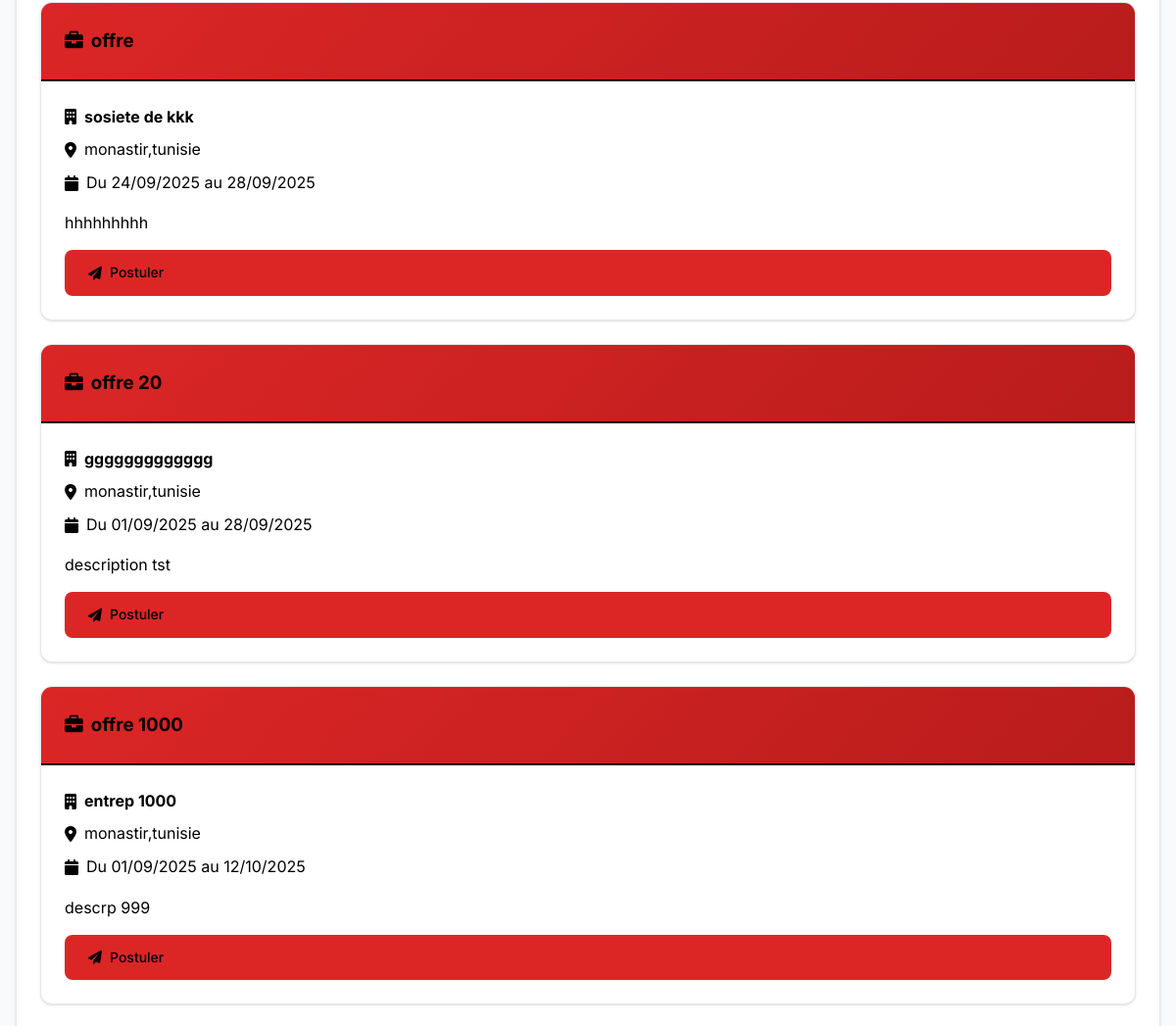
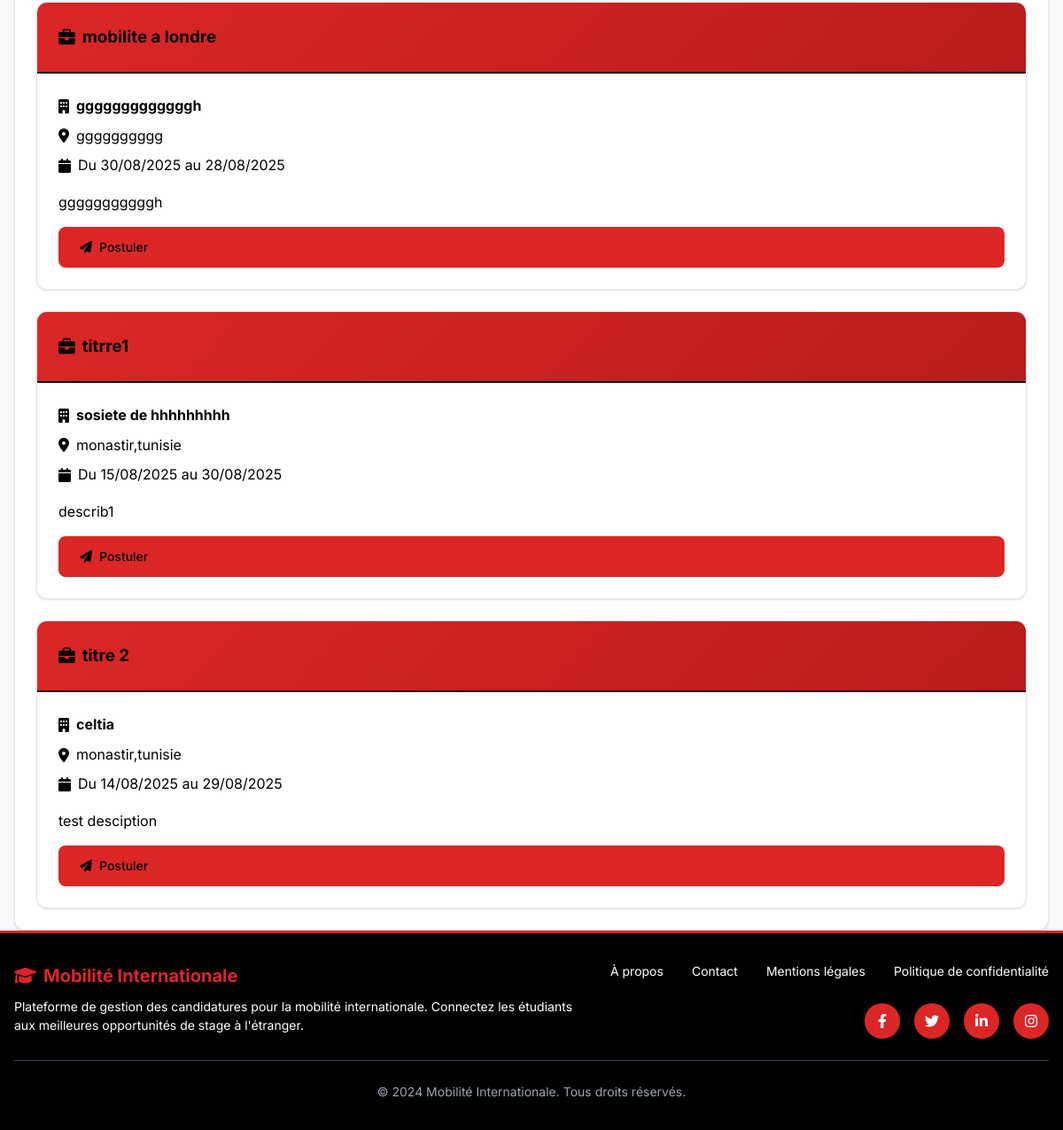
Page /profile/ (signed in, lower part) on the earlier database version (2 pictures, top to bottom).
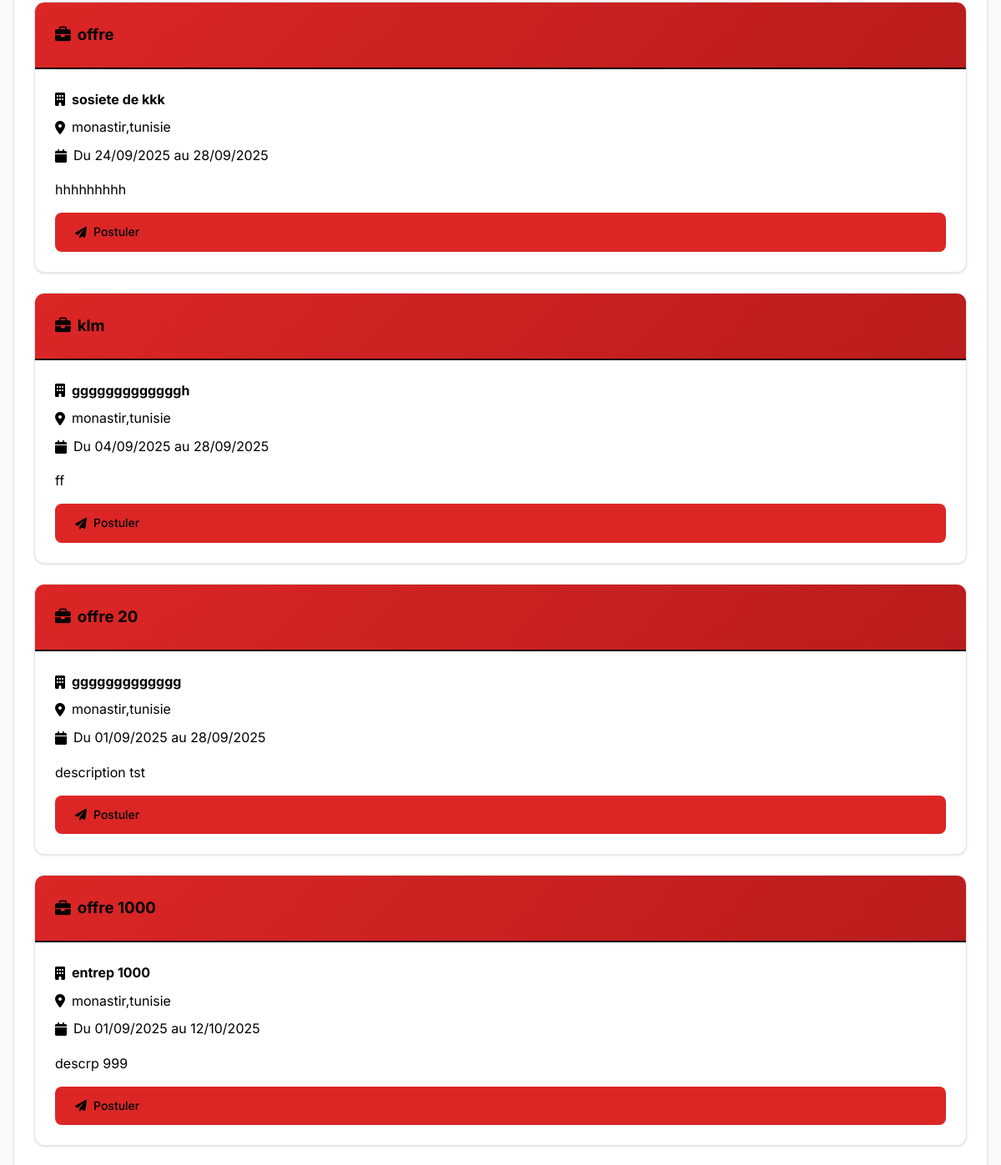
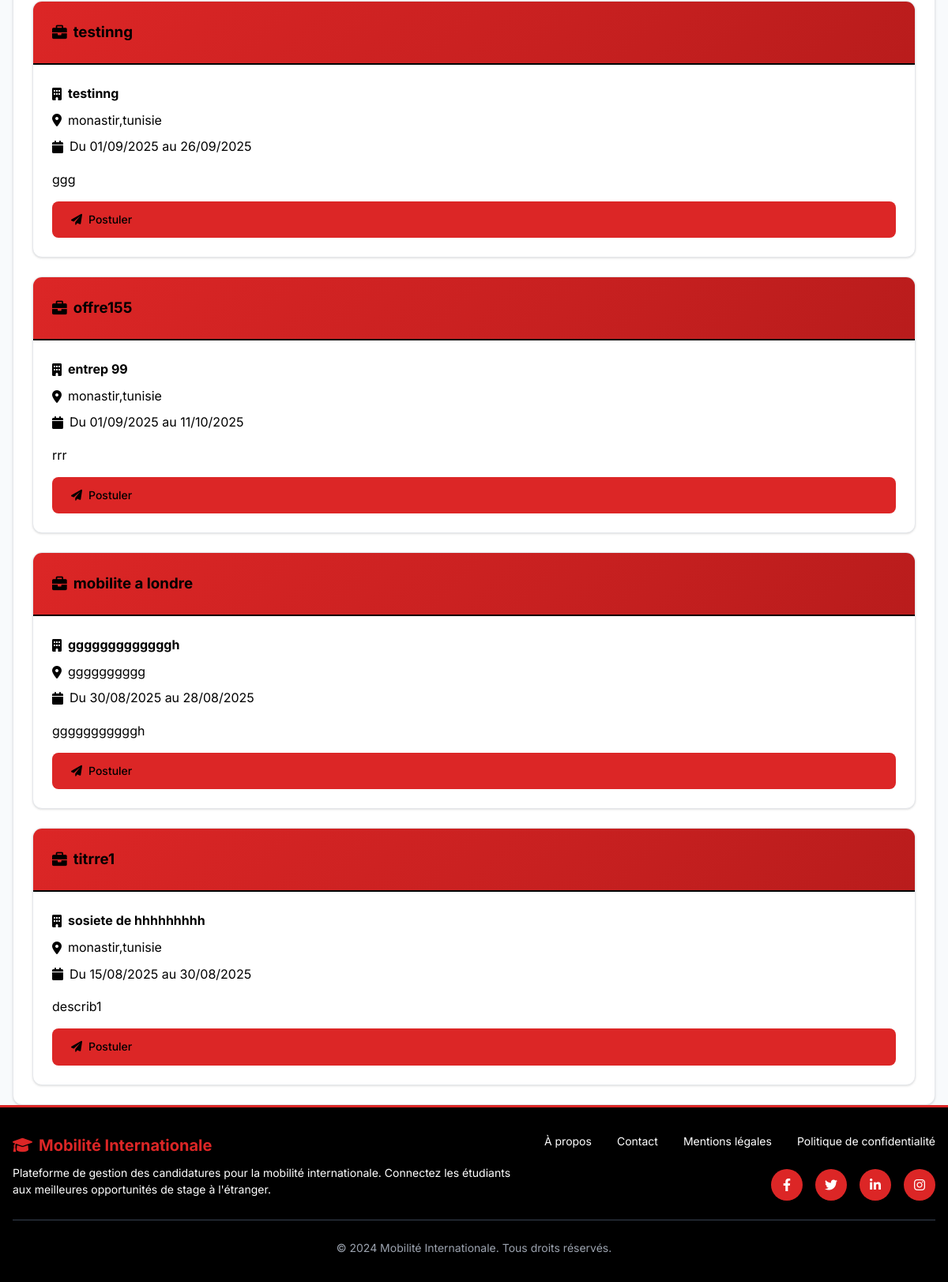
Same page on the later database version (2 pictures, top to bottom).
### condidatures/models.py (models this page shows, shortened)
class OffreStage(models.Model):
    titre = models.CharField(max_length=200)
    description = models.TextField()
    entreprise = models.CharField(max_length=150)
    localisation = models.CharField(max_length=150)
    date_debut = models.DateField()
    date_fin = models.DateField()
    date_publication = models.DateTimeField(auto_now_add=True)

### condidatures/views.py (the view)
# urls.py: path('profile/', views.profile_details, name='profile_details'),
def profile_details(request):
    if not request.user.is_authenticated:
        return redirect('login')
    profile = request.user.profile
    offres = OffreStage.objects.all().order_by('-date_debut')
    return render(request, 'condidatures/profile_details.html', {
        'profile': profile,
        'offres': offres
    })

### condidatures/templates/condidatures/profile_details.html (shortened to what this page needs)
{% extends 'condidatures/base.html' %}
{% block content %}
<div class="container mt-8">
    <div class="card">
        <div class="card-body">
            {% if offres %}
                <div class="grid grid-cols-1 md:grid-cols-2 lg:grid-cols-3 gap-6">
            {% for offre in offres %}
                    <div class="card red-border" style="transition: transform 0.2s, box-shadow 0.2s;" onmouseover="this.style.transform='translateY(-4px)'; this.style.boxShadow='var(--shadow-lg)';" onmouseout="this.style.transform='translateY(0)'; this.style.boxShadow='var(--shadow)';">
                        <div class="card-header red-gradient" style="color: white; border-bottom: 2px solid var(--black);">
                            <h3 style="margin: 0; display: flex; align-items: center; gap: 0.5rem;">
                                <i class="fas fa-briefcase"></i>
                                {{ offre.titre }}
                            </h3>
                        </div>
                        <div class="card-body">
                            <div style="margin-bottom: 1rem;">
                                <div style="display: flex; align-items: center; gap: 0.5rem; margin-bottom: 0.5rem;">
                                    <i class="fas fa-building" style="color: var(--primary-color);"></i>
                                    <strong>{{ offre.entreprise }}</strong>
                                </div>
                                <div style="display: flex; align-items: center; gap: 0.5rem; margin-bottom: 0.5rem;">
                                    <i class="fas fa-map-marker-alt" style="color: var(--warning-color);"></i>
                                    <span>{{ offre.localisation }}</span>
                                </div>
                                <div style="display: flex; align-items: center; gap: 0.5rem; margin-bottom: 1rem;">
                                    <i class="fas fa-calendar" style="color: var(--success-color);"></i>
                                    <span>Du {{ offre.date_debut|date:"d/m/Y" }} au {{ offre.date_fin|date:"d/m/Y" }}</span>
                                </div>
                            </div>
                            <p style="color: var(--gray-600); margin-bottom: 1rem; line-height: 1.5;">{{ offre.description|truncatewords:20 }}</p>
                            <a href="{% url 'postuler_offre' offre.id %}" class="btn btn-success" style="width: 100%;">
                                <i class="fas fa-paper-plane"></i>
                                Postuler
                            </a>
                        </div>
            </div>
            {% endfor %}
                </div>
            {% endif %}
        </div>
    </div>
</div>
{% endblock %}

Differences in the rows shown:
removed OffreStage: titre "titre 2", entreprise "celtia", localisation "monastir,tunisie", date_debut "14/08/2025", date_fin "29/08/2025", description "test desciption"
added OffreStage: titre "klm", entreprise "gggggggggggggh", localisation "monastir,tunisie", date_debut "04/09/2025", date_fin "28/09/2025", description "ff"
added OffreStage: titre "testinng", entreprise "testinng", localisation "monastir,tunisie", date_debut "01/09/2025", date_fin "26/09/2025", description "ggg"
added OffreStage: titre "offre155", entreprise "entrep 99", localisation "monastir,tunisie", date_debut "01/09/2025", date_fin "11/10/2025", description "rrr"
